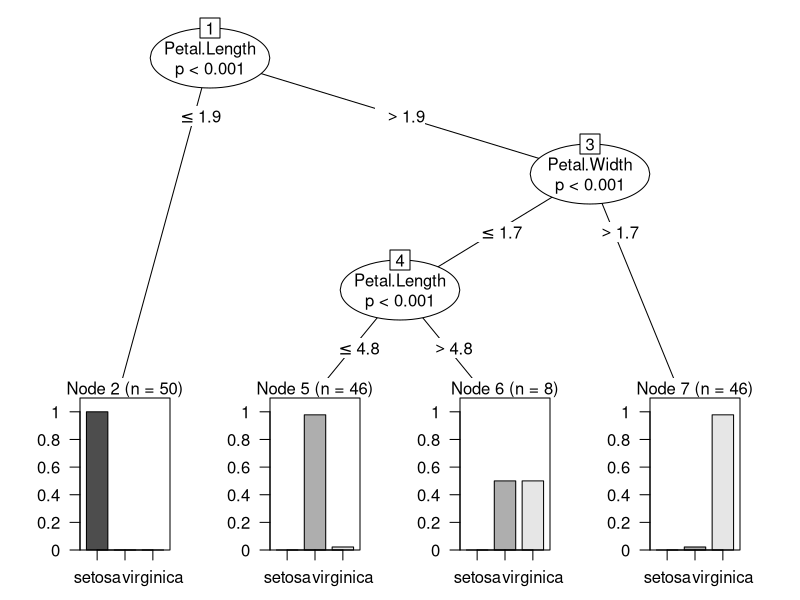
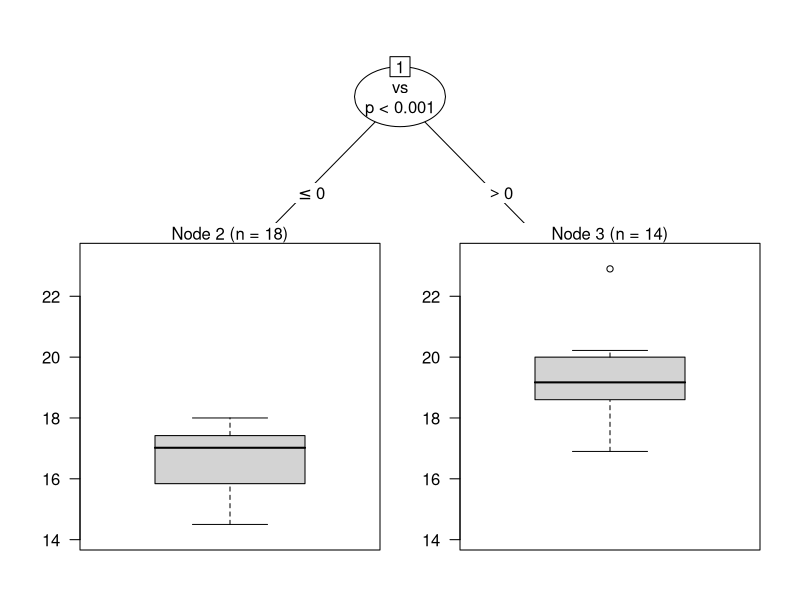
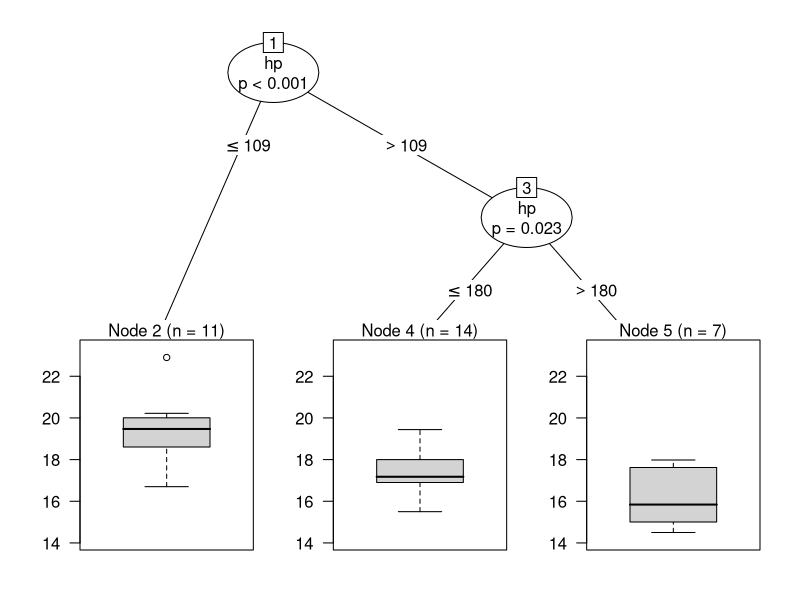

Source code (R) for these figures, in order:
# IDS_09_01_DecisionTrees.R

# ==========================================================
# Install and load packages as needed
# ==========================================================

install.packages("party")  # Install party
library(datasets)          # Load built-in datasets 
library(party)             # Load party

# Using ctree (conditional inference trees) from party

# ==========================================================
# Classification tree
# ==========================================================

# Use "iris" from built-in datasets

head(iris)  # Show first six cases

# Create a tree to predict species by measurements

iris.ct <- ctree(Species ~ ., data = iris)  # Create tree
iris.ct                                     # Tree info
plot(iris.ct)                               # Tree plot
table(predict(iris.ct), iris$Species)       # Pred vs true

# ==========================================================
# Regression tree
# ==========================================================

# Use "mtcars" from built-in datasets

head(mtcars)  # Show first six cases

# Create a tree to predict qsec, quarter-mile time

# First regression tree
car.rt1 <- ctree(qsec ~ ., data = mtcars)  # All variables
car.rt1                                    # Tree info
plot(car.rt1)                              # Plot tree
# vs = cylinders in V (0) or straight (1)
# Not a very helpful variable

# Second regression tree (with selected variables)
car.rt2 <- ctree(qsec ~ cyl + disp + hp + wt + am + gear, 
                 data = mtcars)
car.rt2        # Tree info
plot(car.rt2)  # Plot tree
# hp = horsepower, which makes more sense

# ==========================================================
# Clean up
# ==========================================================

# Clear workspace
rm(list = ls()) 

# Unload packages
detach("package:datasets", unload = TRUE)
detach("package:party", unload = TRUE)

# Clear plots
dev.off()

# Clear console
cat("\014")  # ctrl+L
